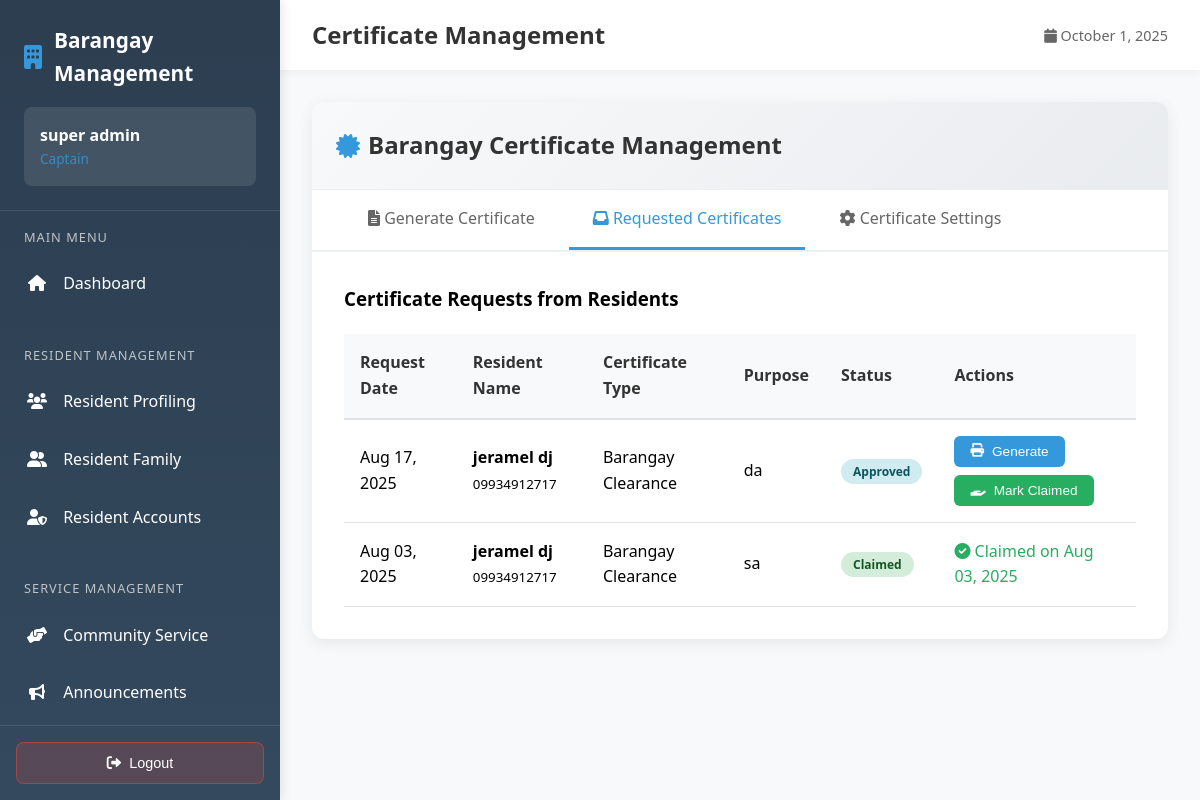
The page /employee/captain/certificates.php (signed in) on the database as committed earlier.
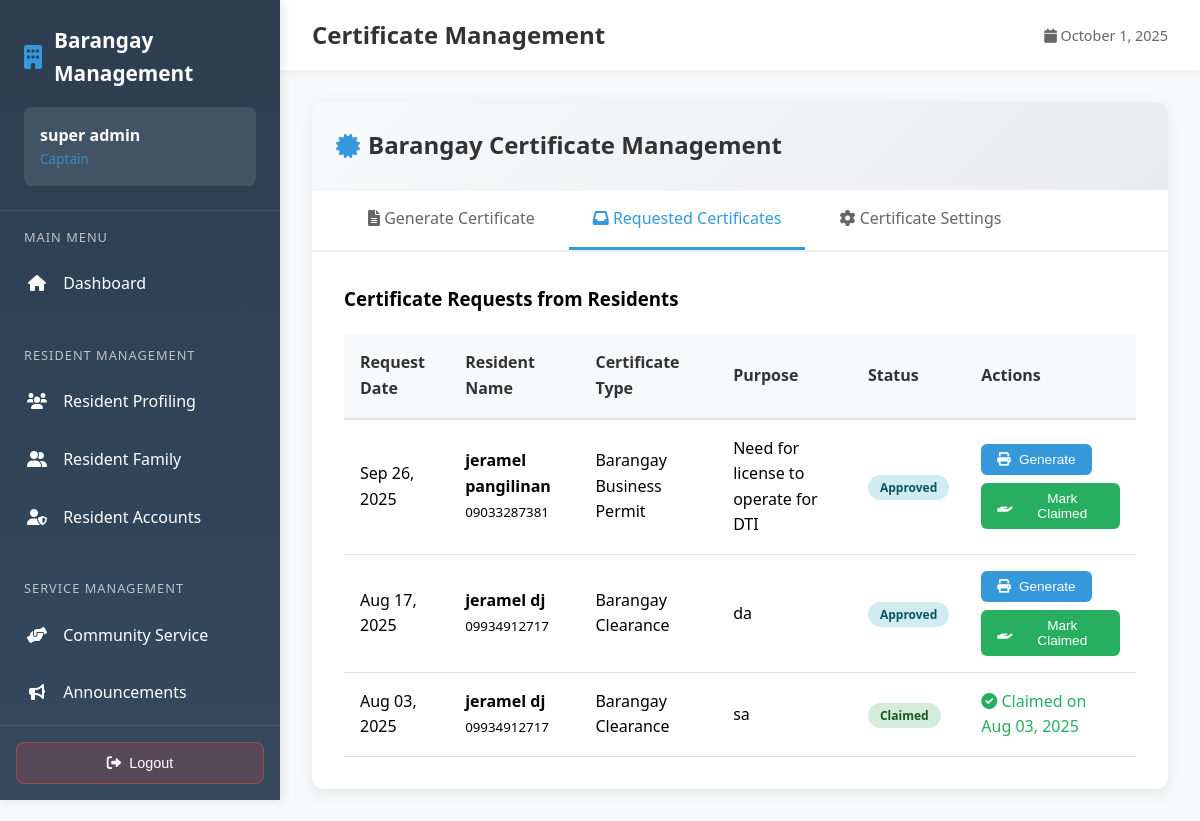
The same page on the database as committed later.
### tables this page shows
CREATE TABLE `certificate_requests` (
  `id` int(11) NOT NULL,
  `resident_id` int(11) NOT NULL,
  `certificate_type` varchar(100) NOT NULL,
  `purpose` text NOT NULL,
  `additional_info` text DEFAULT NULL,
  `status` varchar(20) NOT NULL DEFAULT 'pending',
  `created_at` timestamp NOT NULL DEFAULT current_timestamp(),
  `processed_date` timestamp NULL DEFAULT NULL,
  `processed_by` int(11) DEFAULT NULL,
  `rejection_reason` text DEFAULT NULL,
  `claim_date` timestamp NULL DEFAULT NULL,
  `or_number` varchar(50) DEFAULT NULL,
  `amount_paid` decimal(10,2) DEFAULT NULL,
  `updated_at` timestamp NOT NULL DEFAULT current_timestamp() ON UPDATE current_timestamp()
);

CREATE TABLE `residents` (
  `id` int(11) NOT NULL,
  `first_name` varchar(100) NOT NULL,
  `middle_initial` varchar(1) DEFAULT NULL,
  `last_name` varchar(100) NOT NULL,
  `full_name` varchar(255) DEFAULT NULL,
  `suffix` varchar(50) DEFAULT NULL,
  `age` int(11) NOT NULL,
  `contact_number` varchar(20) NOT NULL,
  `zone` enum('Zone 1A','Zone 1B','Zone 2A','Zone 2B','Zone 3A','Zone 3B','Zone 4A','Zone 4B','Zone 5A','Zone 5B','Zone 6A','Zone 6B','Zone 7A','Zone 7B') NOT NULL DEFAULT 'Zone 1A',
  `email` varchar(100) DEFAULT NULL,
  `created_at` timestamp NOT NULL DEFAULT current_timestamp(),
  `updated_at` timestamp NOT NULL DEFAULT current_timestamp() ON UPDATE current_timestamp(),
  `photo_path` varchar(255) DEFAULT NULL,
  `face_descriptor` text DEFAULT NULL,
  `face_embedding` text DEFAULT NULL,
  `face_photo` longtext DEFAULT NULL,
  `liveness_verified` tinyint(1) DEFAULT 0,
  `total_volunteer_hours` decimal(6,1) DEFAULT 0.0,
  `total_volunteer_events` int(11) DEFAULT 0,
  `last_volunteer_date` date DEFAULT NULL,
  `volunteer_status` enum('inactive','active','outstanding') DEFAULT 'inactive',
  `status` varchar(20) NOT NULL DEFAULT 'active'
);

### employee/captain/certificates.php (the view, shortened to what the changed rows need)
<?php
require_once '../../config.php';
$requests_query = "SELECT cr.*, r.full_name as resident_name, r.contact_number AS resident_phone, r.email as resident_email,
                   cr.certificate_type as certificate_name,
                   u.full_name as processed_by_name
                   FROM certificate_requests cr
                   LEFT JOIN residents r ON cr.resident_id = r.id
                   LEFT JOIN users u ON cr.processed_by = u.id
                   ORDER BY cr.created_at DESC";
$certificate_requests = mysqli_query($connection, $requests_query);
$certificate_requests_with_info = [];
if ($certificate_requests && is_object($certificate_requests) && mysqli_num_rows($certificate_requests) > 0) {
    while ($req = mysqli_fetch_assoc($certificate_requests)) {
        if (empty($req['resident_email'])) {
            $req['resident_email'] = 'No email';
        }
        $certificate_requests_with_info[] = $req;
    }
}
if (isset($_GET['tab'])) {
    $active_tab = $_GET['tab'];
} else {
    $active_tab = !empty($certificate_requests_with_info) ? 'requests' : 'generate';
}
?>
<!DOCTYPE html>
<html lang="en">
<head>
    <link href="https://cdnjs.cloudflare.com/ajax/libs/font-awesome/6.0.0/css/all.min.css" rel="stylesheet">
</head>
<body>
    <div class="main-content">
        <div class="top-bar">
            <h1 class="page-title">Certificate Management</h1>
        </div>
        <div class="content-area">
            <div class="certificate-container">
                <div class="certificate-header no-print">
                    <h2 class="certificate-title">
                        <i class="fas fa-certificate" style="color: #3498db;"></i>
                        Barangay Certificate Management
                    </h2>
                </div>
                <div id="requests-tab" class="tab-content <?php echo $active_tab == 'requests' ? 'active' : ''; ?>">
                    <?php if (!empty($certificate_requests_with_info)): ?>
                        <table class="requests-table">
                            <thead>
                                <tr>
                                    <th>Request Date</th>
                                    <th>Resident Name</th>
                                    <th>Certificate Type</th>
                                    <th>Purpose</th>
                                    <th>Status</th>
                                    <th>Actions</th>
                                </tr>
                            </thead>
                            <tbody>
                                <?php foreach ($certificate_requests_with_info as $request): ?>
                                    <tr>
                                        <td><?php echo date('M d, Y', strtotime($request['created_at'])); ?></td>
                                        <td>
                                            <strong><?php echo htmlspecialchars($request['resident_name'] ?? 'Resident Name'); ?></strong><br>
                                            <small><?php echo htmlspecialchars($request['resident_phone'] ?? 'No phone'); ?></small>
                                        </td>
                                        <td><?php echo htmlspecialchars($request['certificate_name']); ?></td>
                                        <td><?php echo htmlspecialchars($request['purpose']); ?></td>
                                        <td>
                                            <span class="status-badge status-<?php echo $request['status']; ?>">
                                                <?php echo ucfirst($request['status']); ?>
                                            </span>
                                        </td>
                                        <td>
                                            <div class="action-buttons">
                                                <?php if ($request['status'] == 'pending'): ?>
                                                    <button class="btn btn-success btn-sm" onclick="showApproveModal(<?php echo $request['id']; ?>, '<?php echo htmlspecialchars($request['resident_name'] ?? 'Resident'); ?>', '<?php echo htmlspecialchars($request['certificate_name']); ?>')">
                                                        <i class="fas fa-check"></i> Approve
                                                    </button>
                                                    <button class="btn btn-danger btn-sm" onclick="showRejectModal(<?php echo $request['id']; ?>)">
                                                        <i class="fas fa-times"></i> Reject
                                                    </button>
                                                <?php elseif ($request['status'] == 'approved'): ?>
                                                    <button class="btn btn-primary btn-sm" onclick="generateCertificate('<?php echo htmlspecialchars($request['resident_name'] ?? 'Resident'); ?>', '<?php echo htmlspecialchars($request['purpose']); ?>')">
                                                        <i class="fas fa-print"></i> Generate
                                                    </button>
                                                    <button class="btn btn-success btn-sm" onclick="showClaimModal(<?php echo $request['id']; ?>)">
                                                        <i class="fas fa-hand-holding"></i> Mark Claimed
                                                    </button>
                                                <?php elseif ($request['status'] == 'claimed'): ?>
                                                    <span style="color: #27ae60;">
                                                        <i class="fas fa-check-circle"></i> Claimed on <?php echo $request['claim_date'] ? date('M d, Y', strtotime($request['claim_date'])) : 'N/A'; ?>
                                                    </span>
                                                <?php elseif ($request['status'] == 'rejected'): ?>
                                                    <span style="color: #e74c3c;" title="<?php echo htmlspecialchars($request['rejection_reason'] ?? ''); ?>">
                                                        <i class="fas fa-times-circle"></i> Rejected
                                                    </span>
                                                <?php endif; ?>
                                            </div>
                                        </td>
                                    </tr>
                                <?php endforeach; ?>
                            </tbody>
                        </table>
                    <?php endif; ?>
                </div>
            </div>
        </div>
    </div>
</body>
</html>

Rows that differ between the two databases and show on the page:
added certificate_requests: created_at "Sep 26, 2025", resident.full_name "jeramel pangilinan", resident.contact_number "09033287381", certificate_type "Barangay Business Permit", purpose "Need for license to operate for DTI", status "Approved"
